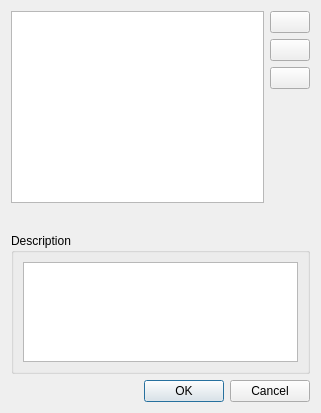
<?xml version="1.0" encoding="UTF-8"?>
<ui version="4.0">
 <class>SelectStyleDlg</class>
 <widget class="QDialog" name="SelectStyleDlg">
  <property name="geometry">
   <rect>
    <x>0</x>
    <y>0</y>
    <width>321</width>
    <height>413</height>
   </rect>
  </property>
  <property name="minimumSize">
   <size>
    <width>242</width>
    <height>0</height>
   </size>
  </property>
  <property name="maximumSize">
   <size>
    <width>16777215</width>
    <height>16777215</height>
   </size>
  </property>
  <property name="windowTitle">
   <string>Styles</string>
  </property>
  <layout class="QVBoxLayout" name="verticalLayout_3">
   <item>
    <layout class="QHBoxLayout" name="horizontalLayout">
     <item>
      <widget class="QListWidget" name="styleList">
       <property name="sizePolicy">
        <sizepolicy hsizetype="Expanding" vsizetype="Preferred">
         <horstretch>0</horstretch>
         <verstretch>0</verstretch>
        </sizepolicy>
       </property>
      </widget>
     </item>
     <item>
      <layout class="QVBoxLayout" name="verticalLayout_2">
       <item>
        <widget class="QPushButton" name="newButton">
         <property name="text">
          <string/>
         </property>
         <property name="icon">
          <iconset resource="notebook.qrc">
           <normaloff>:/NoteBook/Resources/plus.png</normaloff>:/NoteBook/Resources/plus.png</iconset>
         </property>
        </widget>
       </item>
       <item>
        <widget class="QPushButton" name="deleteButton">
         <property name="text">
          <string/>
         </property>
         <property name="icon">
          <iconset resource="notebook.qrc">
           <normaloff>:/NoteBook/Resources/minus.png</normaloff>:/NoteBook/Resources/minus.png</iconset>
         </property>
        </widget>
       </item>
       <item>
        <widget class="QPushButton" name="editButton">
         <property name="text">
          <string/>
         </property>
         <property name="icon">
          <iconset resource="notebook.qrc">
           <normaloff>:/NoteBook/Resources/pencil.png</normaloff>:/NoteBook/Resources/pencil.png</iconset>
         </property>
        </widget>
       </item>
       <item>
        <spacer name="verticalSpacer">
         <property name="orientation">
          <enum>Qt::Vertical</enum>
         </property>
         <property name="sizeHint" stdset="0">
          <size>
           <width>20</width>
           <height>40</height>
          </size>
         </property>
        </spacer>
       </item>
      </layout>
     </item>
    </layout>
   </item>
   <item>
    <spacer name="verticalSpacer_2">
     <property name="orientation">
      <enum>Qt::Vertical</enum>
     </property>
     <property name="sizeHint" stdset="0">
      <size>
       <width>20</width>
       <height>24</height>
      </size>
     </property>
    </spacer>
   </item>
   <item>
    <widget class="QGroupBox" name="groupBox">
     <property name="sizePolicy">
      <sizepolicy hsizetype="Preferred" vsizetype="Maximum">
       <horstretch>0</horstretch>
       <verstretch>0</verstretch>
      </sizepolicy>
     </property>
     <property name="title">
      <string>Description</string>
     </property>
     <layout class="QVBoxLayout" name="verticalLayout">
      <item>
       <widget class="QTextEdit" name="descriptionEdit">
        <property name="sizePolicy">
         <sizepolicy hsizetype="Expanding" vsizetype="Fixed">
          <horstretch>0</horstretch>
          <verstretch>0</verstretch>
         </sizepolicy>
        </property>
        <property name="maximumSize">
         <size>
          <width>16777215</width>
          <height>100</height>
         </size>
        </property>
        <property name="readOnly">
         <bool>true</bool>
        </property>
       </widget>
      </item>
     </layout>
    </widget>
   </item>
   <item>
    <widget class="QDialogButtonBox" name="buttonBox">
     <property name="sizePolicy">
      <sizepolicy hsizetype="Expanding" vsizetype="Fixed">
       <horstretch>0</horstretch>
       <verstretch>0</verstretch>
      </sizepolicy>
     </property>
     <property name="orientation">
      <enum>Qt::Horizontal</enum>
     </property>
     <property name="standardButtons">
      <set>QDialogButtonBox::Cancel|QDialogButtonBox::Ok</set>
     </property>
    </widget>
   </item>
  </layout>
 </widget>
 <resources>
  <include location="notebook.qrc"/>
 </resources>
 <connections>
  <connection>
   <sender>buttonBox</sender>
   <signal>accepted()</signal>
   <receiver>SelectStyleDlg</receiver>
   <slot>accept()</slot>
   <hints>
    <hint type="sourcelabel">
     <x>248</x>
     <y>254</y>
    </hint>
    <hint type="destinationlabel">
     <x>157</x>
     <y>274</y>
    </hint>
   </hints>
  </connection>
  <connection>
   <sender>buttonBox</sender>
   <signal>rejected()</signal>
   <receiver>SelectStyleDlg</receiver>
   <slot>reject()</slot>
   <hints>
    <hint type="sourcelabel">
     <x>316</x>
     <y>260</y>
    </hint>
    <hint type="destinationlabel">
     <x>286</x>
     <y>274</y>
    </hint>
   </hints>
  </connection>
 </connections>
</ui>
